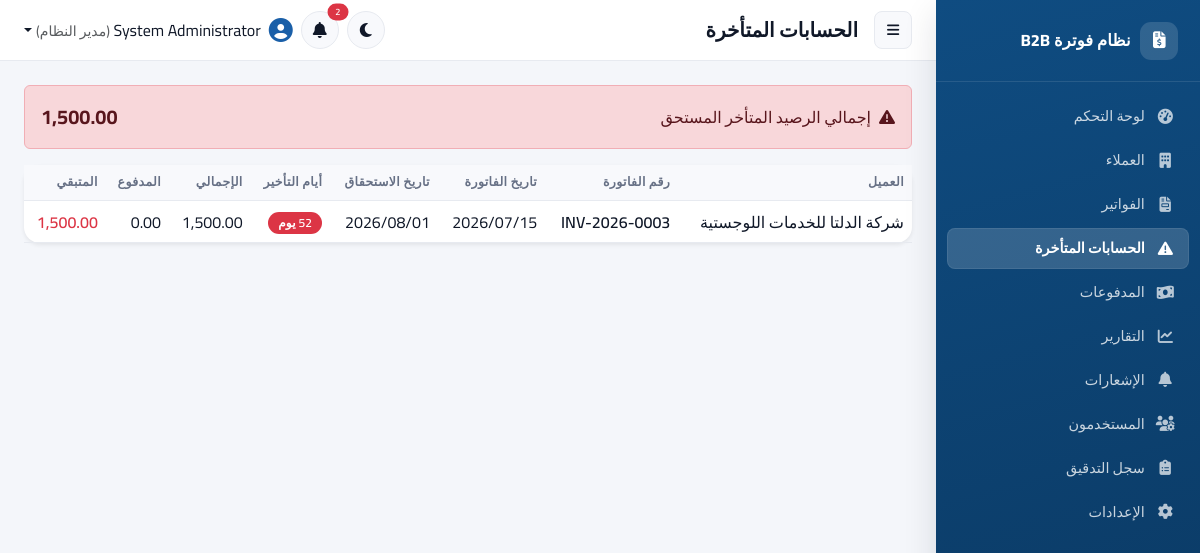
Page /invoices/overdue.php (signed in) on the committed database.
### tables this page shows
CREATE TABLE IF NOT EXISTS invoices (
    id INT UNSIGNED AUTO_INCREMENT PRIMARY KEY,
    invoice_number VARCHAR(40) NOT NULL UNIQUE,
    customer_id INT UNSIGNED NOT NULL,
    invoice_date DATE NOT NULL,
    due_date DATE NOT NULL,
    currency VARCHAR(10) NOT NULL DEFAULT 'USD',
    subtotal DECIMAL(14,2) NOT NULL DEFAULT 0.00,
    discount_amount DECIMAL(14,2) NOT NULL DEFAULT 0.00,
    tax_amount DECIMAL(14,2) NOT NULL DEFAULT 0.00,
    total_amount DECIMAL(14,2) NOT NULL DEFAULT 0.00,
    paid_amount DECIMAL(14,2) NOT NULL DEFAULT 0.00,
    remaining_amount DECIMAL(14,2) NOT NULL DEFAULT 0.00,
    status ENUM('draft','issued','partially_paid','paid','overdue','cancelled') NOT NULL DEFAULT 'draft',
    notes TEXT NULL,
    created_by INT UNSIGNED NULL,
    created_at DATETIME NOT NULL DEFAULT CURRENT_TIMESTAMP,
    updated_at DATETIME NOT NULL DEFAULT CURRENT_TIMESTAMP ON UPDATE CURRENT_TIMESTAMP,
    CONSTRAINT fk_invoices_customer FOREIGN KEY (customer_id) REFERENCES customers(id) ON DELETE RESTRICT,
    CONSTRAINT fk_invoices_created_by FOREIGN KEY (created_by) REFERENCES users(id) ON DELETE SET NULL,
    CONSTRAINT chk_invoice_dates CHECK (due_date >= invoice_date),
    INDEX idx_invoices_status (status),
    INDEX idx_invoices_customer (customer_id),
    INDEX idx_invoices_due_date (due_date)
);

CREATE TABLE IF NOT EXISTS customers (
    id INT UNSIGNED AUTO_INCREMENT PRIMARY KEY,
    company_name VARCHAR(150) NOT NULL,
    contact_person VARCHAR(120) NULL,
    email VARCHAR(150) NULL,
    phone VARCHAR(40) NULL,
    address VARCHAR(255) NULL,
    tax_number VARCHAR(60) NULL,
    registration_number VARCHAR(60) NULL,
    notes TEXT NULL,
    status ENUM('active','inactive') NOT NULL DEFAULT 'active',
    created_by INT UNSIGNED NULL,
    created_at DATETIME NOT NULL DEFAULT CURRENT_TIMESTAMP,
    updated_at DATETIME NOT NULL DEFAULT CURRENT_TIMESTAMP ON UPDATE CURRENT_TIMESTAMP,
    CONSTRAINT fk_customers_created_by FOREIGN KEY (created_by) REFERENCES users(id) ON DELETE SET NULL,
    INDEX idx_customers_status (status),
    INDEX idx_customers_name (company_name)
);

### includes/functions.php (called while the page is built, shortened)
<?php
function e(?string $value): string
{
    return htmlspecialchars($value ?? '', ENT_QUOTES | ENT_SUBSTITUTE, 'UTF-8');
}
function format_money($amount, string $currency = ''): string
{
    $formatted = number_format((float)$amount, 2);
    return $currency !== '' ? "$formatted $currency" : $formatted;
}
function format_date(?string $date): string
{
    $ts = strtotime($date);
    return $ts ? date('Y/m/d', $ts) : '';
}
function base_path(string $path = ''): string
{
    return rtrim(APP_URL, '/') . '/' . ltrim($path, '/');
}

### invoices/overdue.php (the view, shortened to what this page needs)
<?php
$pdo = Database::get();
$rows = $pdo->query(
    "SELECT i.*, c.company_name FROM invoices i JOIN customers c ON c.id = i.customer_id
     WHERE i.status = 'overdue' ORDER BY i.due_date ASC"
)->fetchAll();
$totalOverdue = array_sum(array_column($rows, 'remaining_amount'));
require __DIR__ . '/../includes/layout_header.php';
?>
<div class="alert alert-danger d-flex justify-content-between align-items-center">
  <span><i class="fa-solid fa-triangle-exclamation me-2"></i>إجمالي الرصيد المتأخر المستحق</span>
  <span class="fs-5 fw-bold"><?= e(format_money($totalOverdue)) ?></span>
</div>
<div class="card border-0 shadow-sm">
  <div class="table-responsive">
    <table class="table table-hover align-middle mb-0">
      <thead class="table-light">
        <tr><th>العميل</th><th>رقم الفاتورة</th><th>تاريخ الفاتورة</th><th>تاريخ الاستحقاق</th><th>أيام التأخير</th><th>الإجمالي</th><th>المدفوع</th><th>المتبقي</th></tr>
      </thead>
      <tbody>
        <?php foreach ($rows as $r): $days = (int)((strtotime(date('Y-m-d')) - strtotime($r['due_date'])) / 86400); ?>
          <tr style="cursor:pointer" onclick="window.location='<?= e(base_path('invoices/view.php?id=' . $r['id'])) ?>'">
            <td><?= e($r['company_name']) ?></td>
            <td class="fw-semibold"><?= e($r['invoice_number']) ?></td>
            <td><?= e(format_date($r['invoice_date'])) ?></td>
            <td><?= e(format_date($r['due_date'])) ?></td>
            <td><span class="badge bg-danger"><?= $days ?> يوم</span></td>
            <td><?= e(format_money($r['total_amount'])) ?></td>
            <td><?= e(format_money($r['paid_amount'])) ?></td>
            <td class="fw-semibold text-danger"><?= e(format_money($r['remaining_amount'])) ?></td>
          </tr>
        <?php endforeach; ?>
      </tbody>
    </table>
  </div>
</div>
<?php require __DIR__ . '/../includes/layout_footer.php'; ?>

### includes/layout_header.php (style rules this page uses)
:root { --sidebar-w: 264px; --brand-50: #eef4fc; --brand-100: #d7e6f7; --brand-500: #1a5fa8; --brand-600: #0f4c81; --brand-700: #0a3760; --brand-glow: rgba(15,76,129,.18); --radius-lg: 16px; --radius-md: 12px; --radius-sm: 8px; --shadow-sm: 0 1px 2px rgba(16,24,40,.06); --shadow-md: 0 4px 16px rgba(16,24,40,.08); --shadow-lg: 0 12px 32px rgba(16,24,40,.12); --bg-app: #f4f6fa; --bg-surface: #ffffff; --bg-subtle: #f8f9fc; --text-primary: #101828; --text-muted: #667085; --border-soft: #e7eaf0; --transition-base: .18s cubic-bezier(.4,0,.2,1); }
* { box-sizing:border-box; }
html, body { height:100%; }
body { background: var(--bg-app); color: var(--text-primary); font-family: 'Cairo', 'Inter', 'Segoe UI', system-ui, -apple-system, sans-serif; transition: background var(--transition-base), color var(--transition-base); }
.card { background: var(--bg-surface); border:1px solid var(--border-soft); border-radius: var(--radius-lg); box-shadow: var(--shadow-sm); transition: box-shadow var(--transition-base), transform var(--transition-base); }
.table { color: var(--text-primary); }
.table thead.table-light th, table thead th { background: var(--bg-subtle) !important; color: var(--text-muted); font-size:.78rem; text-transform:uppercase; letter-spacing:.03em; font-weight:700; border-bottom:1px solid var(--border-soft); }
.table > :not(caption) > * > * { background-color: transparent; color: inherit; border-color: var(--border-soft); }
.badge { font-weight:600; border-radius:999px; padding:.42em .85em; letter-spacing:.01em; }
.table-responsive { overflow-x:auto; }

### rows in the picture
invoices: customer.company_name "شركة الدلتا للخدمات اللوجستية", invoice_number "INV-2026-0003", invoice_date "2026/07/15", due_date "2026/08/01", due_date "52", total_amount "1,500.00", paid_amount "0.00", remaining_amount "1,500.00"

### other values in the picture
$item['label'] "لوحة التحكم"
$item['label'] "العملاء"
$item['label'] "الفواتير"
$item['label'] "الحسابات المتأخرة"
$item['label'] "المدفوعات"
$item['label'] "التقارير"
$item['label'] "الإشعارات"
$item['label'] "المستخدمون"
$item['label'] "سجل التدقيق"
$item['label'] "الإعدادات"
$pageTitle "الحسابات المتأخرة"
$unread "2"
Auth::fullName() "System Administrator"
role_label(Auth::roleName() ?? '') "مدير النظام"
format_money($totalOverdue) "1,500.00"
